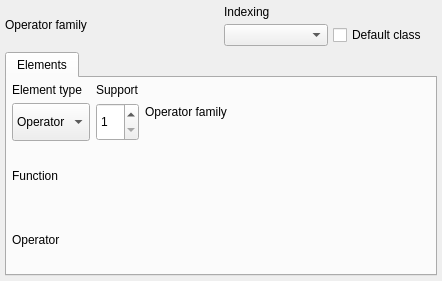
<?xml version="1.0" encoding="UTF-8"?>
<ui version="4.0">
 <class>OperatorClassWidget</class>
 <widget class="QWidget" name="OperatorClassWidget">
  <property name="geometry">
   <rect>
    <x>0</x>
    <y>0</y>
    <width>442</width>
    <height>281</height>
   </rect>
  </property>
  <property name="minimumSize">
   <size>
    <width>0</width>
    <height>0</height>
   </size>
  </property>
  <layout class="QVBoxLayout" name="verticalLayout_3">
   <property name="leftMargin">
    <number>5</number>
   </property>
   <property name="topMargin">
    <number>5</number>
   </property>
   <property name="rightMargin">
    <number>5</number>
   </property>
   <property name="bottomMargin">
    <number>5</number>
   </property>
   <item>
    <layout class="QVBoxLayout" name="attributes_lt">
     <property name="bottomMargin">
      <number>0</number>
     </property>
     <item>
      <layout class="QHBoxLayout" name="horizontalLayout_4">
       <property name="spacing">
        <number>5</number>
       </property>
       <item>
        <layout class="QVBoxLayout" name="op_family_lt">
         <item>
          <widget class="QLabel" name="family_lbl">
           <property name="sizePolicy">
            <sizepolicy hsizetype="Preferred" vsizetype="Fixed">
             <horstretch>0</horstretch>
             <verstretch>0</verstretch>
            </sizepolicy>
           </property>
           <property name="text">
            <string>Operator family</string>
           </property>
          </widget>
         </item>
        </layout>
       </item>
       <item>
        <layout class="QVBoxLayout" name="verticalLayout">
         <item>
          <widget class="QLabel" name="indexing_lbl">
           <property name="sizePolicy">
            <sizepolicy hsizetype="Fixed" vsizetype="Fixed">
             <horstretch>0</horstretch>
             <verstretch>0</verstretch>
            </sizepolicy>
           </property>
           <property name="text">
            <string>Indexing</string>
           </property>
          </widget>
         </item>
         <item>
          <layout class="QHBoxLayout" name="horizontalLayout">
           <property name="bottomMargin">
            <number>0</number>
           </property>
           <item>
            <widget class="QComboBox" name="indexing_cmb">
             <property name="sizePolicy">
              <sizepolicy hsizetype="Preferred" vsizetype="Preferred">
               <horstretch>0</horstretch>
               <verstretch>0</verstretch>
              </sizepolicy>
             </property>
             <property name="iconSize">
              <size>
               <width>28</width>
               <height>28</height>
              </size>
             </property>
            </widget>
           </item>
           <item>
            <widget class="QCheckBox" name="def_class_chk">
             <property name="sizePolicy">
              <sizepolicy hsizetype="Preferred" vsizetype="Fixed">
               <horstretch>0</horstretch>
               <verstretch>0</verstretch>
              </sizepolicy>
             </property>
             <property name="text">
              <string>Default class</string>
             </property>
            </widget>
           </item>
          </layout>
         </item>
        </layout>
       </item>
      </layout>
     </item>
    </layout>
   </item>
   <item>
    <widget class="QTabWidget" name="attributes_tbw">
     <property name="currentIndex">
      <number>0</number>
     </property>
     <widget class="QWidget" name="elements_pg">
      <attribute name="icon">
       <iconset resource="../../res/resources.qrc">
        <normaloff>:/icons/icons/constraint.png</normaloff>:/icons/icons/constraint.png</iconset>
      </attribute>
      <attribute name="title">
       <string>Elements</string>
      </attribute>
      <layout class="QVBoxLayout" name="elements_lt">
       <property name="leftMargin">
        <number>5</number>
       </property>
       <property name="topMargin">
        <number>5</number>
       </property>
       <property name="rightMargin">
        <number>5</number>
       </property>
       <property name="bottomMargin">
        <number>5</number>
       </property>
       <item>
        <layout class="QHBoxLayout" name="horizontalLayout_2">
         <item>
          <layout class="QVBoxLayout" name="elem_type_lt">
           <item>
            <widget class="QLabel" name="elem_type_lbl">
             <property name="sizePolicy">
              <sizepolicy hsizetype="Preferred" vsizetype="Fixed">
               <horstretch>0</horstretch>
               <verstretch>0</verstretch>
              </sizepolicy>
             </property>
             <property name="text">
              <string>Element type</string>
             </property>
            </widget>
           </item>
           <item>
            <widget class="QComboBox" name="elem_type_cmb">
             <property name="sizePolicy">
              <sizepolicy hsizetype="Fixed" vsizetype="Preferred">
               <horstretch>0</horstretch>
               <verstretch>0</verstretch>
              </sizepolicy>
             </property>
             <property name="iconSize">
              <size>
               <width>28</width>
               <height>28</height>
              </size>
             </property>
             <item>
              <property name="text">
               <string>Operator</string>
              </property>
             </item>
             <item>
              <property name="text">
               <string>Function</string>
              </property>
             </item>
             <item>
              <property name="text">
               <string>Storage</string>
              </property>
             </item>
            </widget>
           </item>
          </layout>
         </item>
         <item>
          <layout class="QVBoxLayout" name="elem_sup_num_lt">
           <item>
            <widget class="QLabel" name="stg_num_lbl">
             <property name="sizePolicy">
              <sizepolicy hsizetype="Preferred" vsizetype="Fixed">
               <horstretch>0</horstretch>
               <verstretch>0</verstretch>
              </sizepolicy>
             </property>
             <property name="text">
              <string>Support</string>
             </property>
            </widget>
           </item>
           <item>
            <widget class="QSpinBox" name="stg_num_sb">
             <property name="sizePolicy">
              <sizepolicy hsizetype="Preferred" vsizetype="Preferred">
               <horstretch>0</horstretch>
               <verstretch>0</verstretch>
              </sizepolicy>
             </property>
             <property name="minimum">
              <number>1</number>
             </property>
            </widget>
           </item>
          </layout>
         </item>
         <item>
          <layout class="QVBoxLayout" name="elem_opfam_lt">
           <item>
            <widget class="QLabel" name="elem_family_lbl">
             <property name="sizePolicy">
              <sizepolicy hsizetype="Expanding" vsizetype="Preferred">
               <horstretch>0</horstretch>
               <verstretch>0</verstretch>
              </sizepolicy>
             </property>
             <property name="text">
              <string>Operator family</string>
             </property>
            </widget>
           </item>
          </layout>
         </item>
         <item>
          <spacer name="hspacer">
           <property name="orientation">
            <enum>Qt::Orientation::Horizontal</enum>
           </property>
           <property name="sizeHint" stdset="0">
            <size>
             <width>40</width>
             <height>20</height>
            </size>
           </property>
          </spacer>
         </item>
        </layout>
       </item>
       <item>
        <layout class="QHBoxLayout" name="elem_func_lt">
         <item>
          <widget class="QLabel" name="function_lbl">
           <property name="text">
            <string>Function</string>
           </property>
          </widget>
         </item>
        </layout>
       </item>
       <item>
        <layout class="QHBoxLayout" name="horizontalLayout_3">
         <item>
          <layout class="QVBoxLayout" name="elem_oper_lt">
           <item>
            <widget class="QLabel" name="operator_lbl">
             <property name="text">
              <string>Operator</string>
             </property>
            </widget>
           </item>
          </layout>
         </item>
        </layout>
       </item>
      </layout>
     </widget>
    </widget>
   </item>
  </layout>
 </widget>
 <resources>
  <include location="../../res/resources.qrc"/>
 </resources>
 <connections/>
</ui>
